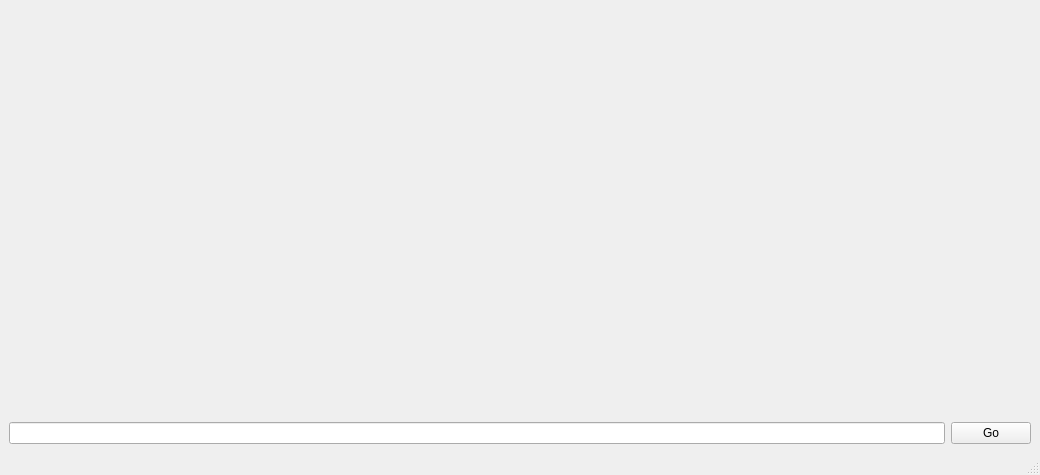
<?xml version="1.0" encoding="UTF-8"?>
<ui version="4.0">
 <class>MainWindow</class>
 <widget class="QMainWindow" name="MainWindow">
  <property name="geometry">
   <rect>
    <x>0</x>
    <y>0</y>
    <width>1040</width>
    <height>475</height>
   </rect>
  </property>
  <property name="windowTitle">
   <string>MainWindow</string>
  </property>
  <widget class="QWidget" name="centralwidget">
   <layout class="QGridLayout" name="gridLayout">
    <item row="0" column="0">
     <layout class="QHBoxLayout" name="horizontalLayout_2">
      <item>
       <widget class="QLabel" name="label_pic_0">
        <property name="minimumSize">
         <size>
          <width>300</width>
          <height>300</height>
         </size>
        </property>
        <property name="baseSize">
         <size>
          <width>300</width>
          <height>300</height>
         </size>
        </property>
        <property name="text">
         <string/>
        </property>
       </widget>
      </item>
      <item>
       <widget class="QLabel" name="label_pic_1">
        <property name="minimumSize">
         <size>
          <width>300</width>
          <height>300</height>
         </size>
        </property>
        <property name="text">
         <string/>
        </property>
       </widget>
      </item>
      <item>
       <widget class="QLabel" name="label_pic_2">
        <property name="minimumSize">
         <size>
          <width>300</width>
          <height>300</height>
         </size>
        </property>
        <property name="text">
         <string/>
        </property>
       </widget>
      </item>
     </layout>
    </item>
    <item row="1" column="0">
     <layout class="QHBoxLayout" name="horizontalLayout">
      <item>
       <widget class="QLineEdit" name="lineEdit"/>
      </item>
      <item>
       <widget class="QPushButton" name="pushButton_go">
        <property name="text">
         <string>Go</string>
        </property>
       </widget>
      </item>
     </layout>
    </item>
   </layout>
  </widget>
  <widget class="QMenuBar" name="menubar">
   <property name="geometry">
    <rect>
     <x>0</x>
     <y>0</y>
     <width>1040</width>
     <height>26</height>
    </rect>
   </property>
  </widget>
  <widget class="QStatusBar" name="statusbar"/>
 </widget>
 <resources/>
 <connections/>
</ui>
